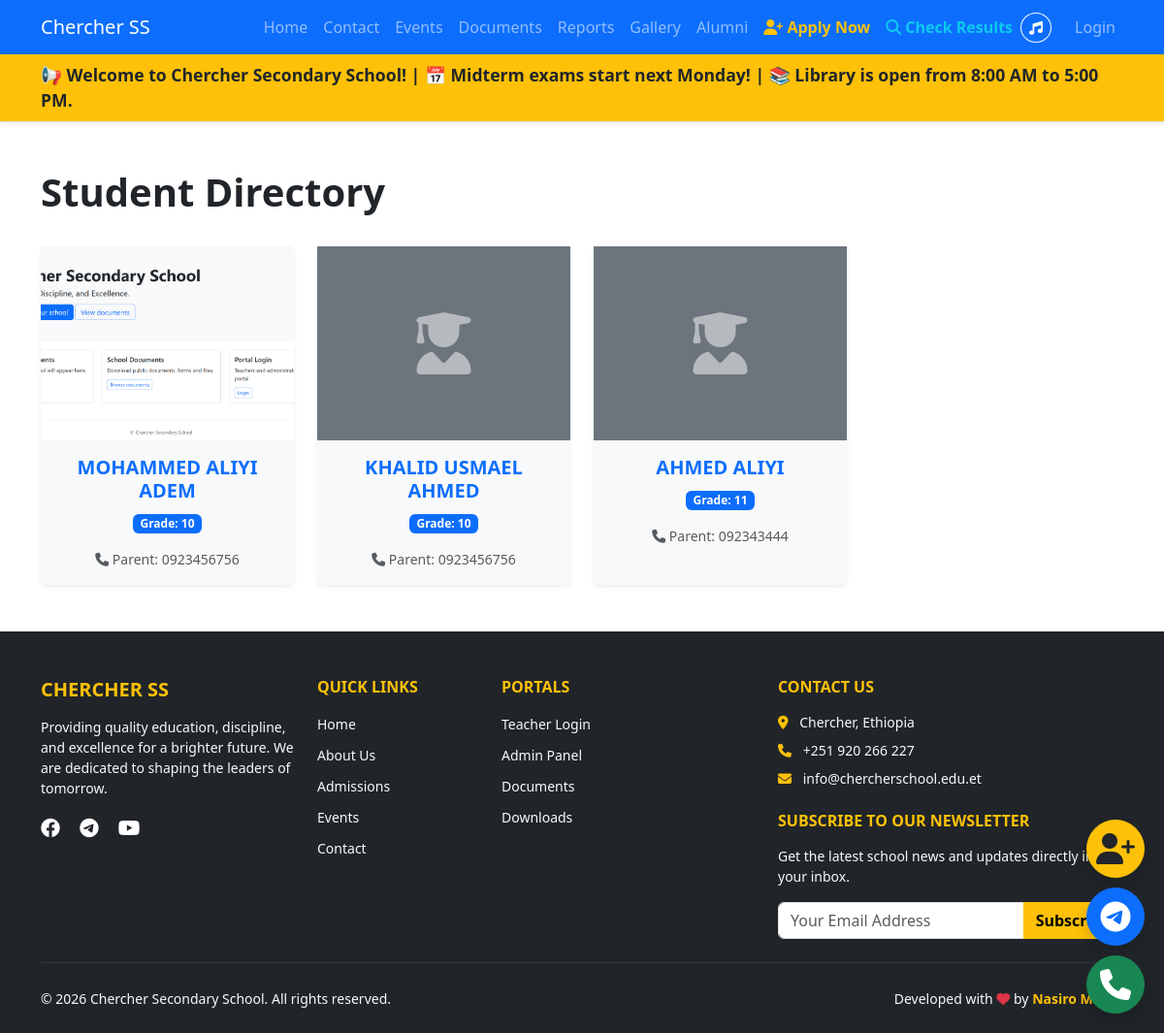
/academics/students/, run on the app's committed database.
### academics/models.py (models this page shows, shortened)
class Student(models.Model):
    STREAM_CHOICES = [
        ('Common', 'Common (Grade 9-10)'),
        ('Natural', 'Natural Science (Grade 11-12)'),
        ('Social', 'Social Science (Grade 11-12)'),
    ]
    name = models.CharField(max_length=100)
    grade = models.CharField(max_length=50, help_text="e.g., 9, 10, 11, 12 or 9A")
    section = models.CharField(max_length=10, blank=True, help_text="e.g., A, B, C")
    stream = models.CharField(max_length=15, choices=STREAM_CHOICES, default='Common', blank=True)
    subjects = models.ManyToManyField(Subject, related_name='students', blank=True)
    parent_phone = models.CharField(max_length=20, blank=True)
    image = models.ImageField(upload_to='students/', blank=True, null=True)

### academics/views.py (the view)
# urls.py: path('students/', views.student_list, name='students'),
def student_list(request):
    students = Student.objects.all()
    return render(request, 'academics/students.html', {'students': students})

### academics/templates/academics/students.html (shortened to what this page needs)
{% extends "base.html" %}
{% block content %}
<div class="container mt-5 mb-5">
    <div class="d-flex justify-content-between align-items-center mb-4">
        <h1 class="fw-bold">Student Directory</h1>
    </div>
    <div class="row g-4">
        {% for student in students %}
            <div class="col-md-3">
                <div class="card h-100 shadow-sm border-0 text-center">
                    {% if student.image %}
                        <img src="{{ student.image.url }}" class="card-img-top" alt="{{ student.name }}" style="height: 200px; object-fit: cover;">
                    {% else %}
                        <div class="bg-secondary text-white d-flex align-items-center justify-content-center" style="height: 200px;">
                            <i class="fas fa-user-graduate fa-4x opacity-50"></i>
                        </div>
                    {% endif %}
                    <div class="card-body bg-light">
                        <h5 class="card-title fw-bold text-primary">{{ student.name }}</h5>
                        <p class="card-text"><span class="badge bg-primary">Grade: {{ student.grade }}</span></p>
                        {% if student.parent_phone %}
                            <p class="card-text small text-muted"><i class="fas fa-phone"></i> Parent: {{ student.parent_phone }}</p>
                        {% endif %}
                    </div>
                </div>
            </div>
        {% endfor %}
    </div>
</div>
{% endblock %}

### data on the page
Student: image (picture), name "MOHAMMED ALIYI ADEM", grade "10", parent_phone "0923456756"
Student: name "KHALID USMAEL AHMED", grade "10", parent_phone "0923456756"
Student: name "AHMED ALIYI", grade "11", parent_phone "092343444"
